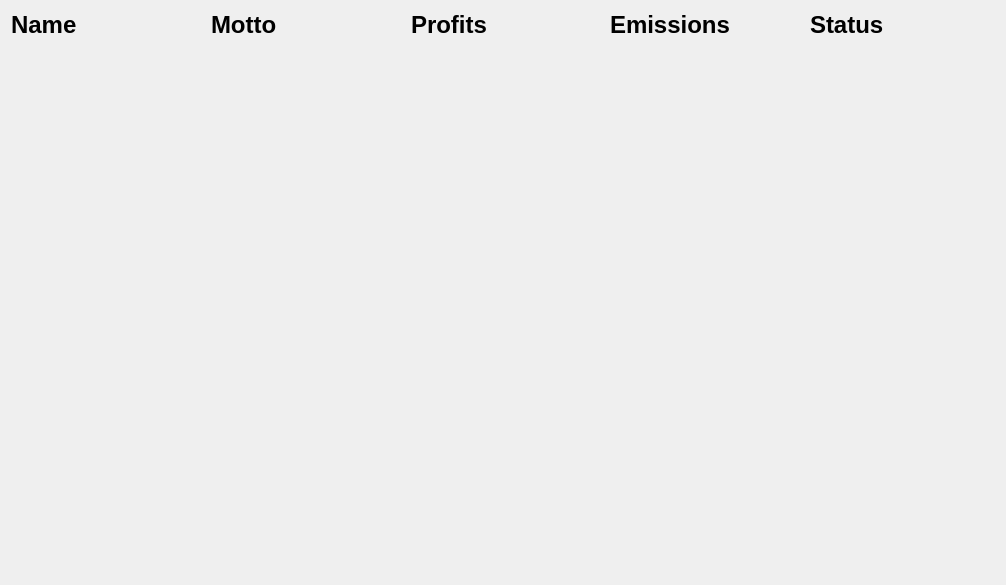
                <widget class="QWidget" name="scrollAreaWidgetContents">
                 <property name="geometry">
                  <rect>
                   <x>0</x>
                   <y>0</y>
                   <width>1006</width>
                   <height>585</height>
                  </rect>
                 </property>
                 <layout class="QVBoxLayout" name="verticalLayout_15">
                  <item>
                   <layout class="QGridLayout" name="players_gridLayout">
                    <property name="horizontalSpacing">
                     <number>15</number>
                    </property>
                    <property name="verticalSpacing">
                     <number>6</number>
                    </property>
                    <item row="0" column="2">
                     <widget class="QLabel" name="label_18">
                      <property name="font">
                       <font>
                        <pointsize>18</pointsize>
                        <weight>75</weight>
                        <bold>true</bold>
                       </font>
                      </property>
                      <property name="text">
                       <string>Profits</string>
                      </property>
                     </widget>
                    </item>
                    <item row="0" column="4">
                     <widget class="QLabel" name="label_15">
                      <property name="font">
                       <font>
                        <pointsize>18</pointsize>
                        <weight>75</weight>
                        <bold>true</bold>
                       </font>
                      </property>
                      <property name="text">
                       <string>Status</string>
                      </property>
                     </widget>
                    </item>
                    <item row="0" column="1">
                     <widget class="QLabel" name="label_19">
                      <property name="font">
                       <font>
                        <pointsize>18</pointsize>
                        <weight>75</weight>
                        <bold>true</bold>
                       </font>
                      </property>
                      <property name="text">
                       <string>Motto</string>
                      </property>
                     </widget>
                    </item>
                    <item row="0" column="0">
                     <widget class="QLabel" name="label_21">
                      <property name="font">
                       <font>
                        <pointsize>18</pointsize>
                        <weight>75</weight>
                        <bold>true</bold>
                       </font>
                      </property>
                      <property name="text">
                       <string>Name</string>
                      </property>
                     </widget>
                    </item>
                    <item row="0" column="3">
                     <widget class="QLabel" name="label_17">
                      <property name="font">
                       <font>
                        <pointsize>18</pointsize>
                        <weight>75</weight>
                        <bold>true</bold>
                       </font>
                      </property>
                      <property name="text">
                       <string>Emissions</string>
                      </property>
                     </widget>
                    </item>
                   </layout>
                  </item>
                  <item>
                   <layout class="QVBoxLayout" name="players_verticalLayout_emptyList"/>
                  </item>
                  <item>
                   <spacer name="verticalSpacer_7">
                    <property name="orientation">
                     <enum>Qt::Vertical</enum>
                    </property>
                    <property name="sizeHint" stdset="0">
                     <size>
                      <width>20</width>
                      <height>40</height>
                     </size>
                    </property>
                   </spacer>
                  </item>
                 </layout>
                </widget>
